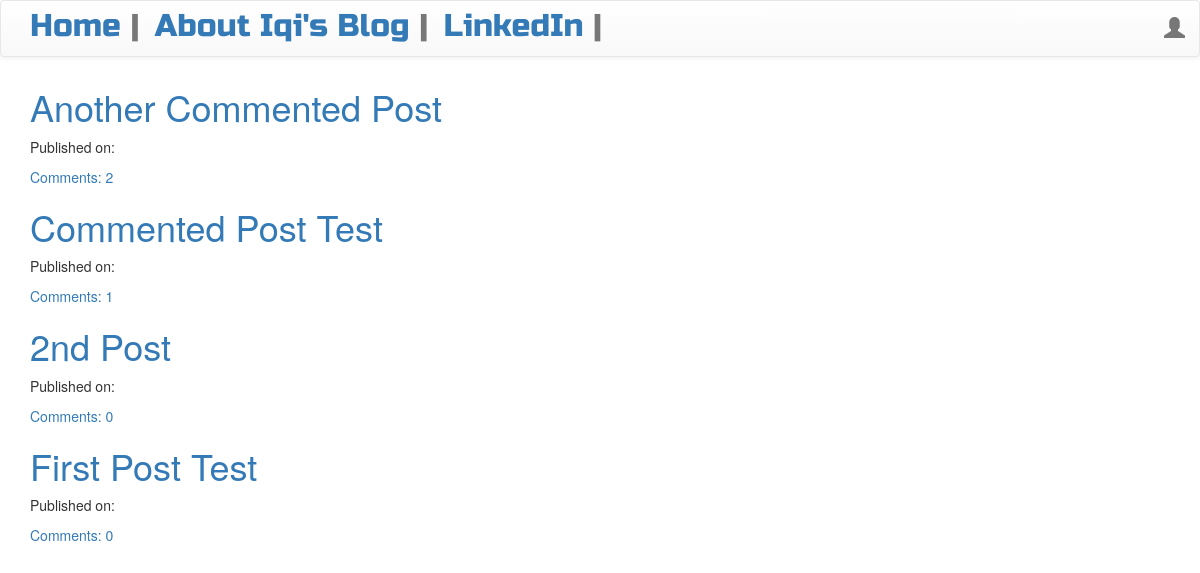
The page / on the database its author committed.
### blog/models.py (models this page shows, shortened)
class Post(models.Model):
    author = models.ForeignKey('auth.User', on_delete=models.CASCADE)
    title = models.CharField(max_length=200)
    text = models.TextField()
    created_date = models.DateTimeField(default=timezone.now())
    published_date = models.DateTimeField(blank=True, null=True)
    def approve_comments(self):
        return self.comments.filter(approved_comment=True)

### blog/views.py (the view)
# urls.py: url(r'^$', views.PostListView.as_view(), name='post_list'),
class PostListView(ListView):
    model = Post
    def get_queryset(self):
        return Post.objects.filter(published_date__lte=timezone.now()).order_by('-published_date')

### blog/templates/blog/post_list.html
{% extends 'blog/base.html' %}
{% block content %}
<div class="centerstage">
    {%for post in post_list%}
    <div class="post">
        <h1><a href="{%url 'post_detail' pk=post.pk%}">{{post.title}}</a></h1>
        <div class="date">
            <p>Published on: {{post.published|date:"D M Y"}}</p>
        </div>
        <a href="{%url 'post_detail' pk=post.pk%}">Comments: {{post.approve_comments.count}}</a>
    </div>
    {%endfor%}
</div>
{% endblock %}

### blog/templates/blog/base.html (shortened to what this page needs)
<!DOCTYPE html>
{% load static %}
<html lang="en">
<head>
    <link rel="stylesheet" href="https://maxcdn.bootstrapcdn.com/bootstrap/3.3.7/css/bootstrap.min.css"
>
    <link rel="stylesheet" href="https://maxcdn.bootstrapcdn.com/bootstrap/3.3.7/css/bootstrap-theme.min.css"
>
    <link rel="stylesheet" href="//cdn.jsdelivr.net/npm/medium-editor@latest/dist/css/medium-editor.min.css"
        type="text/css" media="screen" charset="utf-8">
    <link rel="stylesheet" href="{% static 'css/blog.css' %}">
</head>
<body class='loader'>
    <nav class="navbar navbar-default techfont custom-navbar">
        <div class="container">
            <ul class='nav navbar-nav'>
                <li><span class="navbar-brand bigbrand"><a href="{% url 'post_list' %}">Home</a> | </span></li>
                <li><span class="navbar-brand bigbrand"><a href="{% url 'about' %}">About Iqi's Blog</a> | </span></li>
                <li><span class="navbar-brand bigbrand"><a href="https://www.linkedin.com/in/rayhanshidqi">LinkedIn</a> | </span></li>
            </ul>
            <ul class='nav navbar-nav navbar-right'>
                {% if user.is_authenticated %}
                <li><a href="{% url 'post_new' %}">New Post</a></li>
                <li><a href="{% url 'post_draft_list' %}">Drafts</a></li>
                <li><a href="{% url 'logout' %}">Log Out</a></li>
                <li><a> Welcome: {{user.username}}</a></li>
                    {%else%}
                    <li><a class='nav navbar-nav navbar-right'  href="{%url 'login'%}"><span class="glyphicon glyphicon-user"></span></a></li>
                {% endif %}
            </ul>
        </div>
    </nav>
    <div class="content container">
        <div class="row">
            <div class="col-md-8">
                <div class="blog_posts">
                    {%block content%}
                    {%endblock%}
                </div>
            </div>
        </div>
    </div>
</body>
</html>

### blog/static/css/blog.css (style rules this page uses)
.techfont { font-family: 'Russo One', sans-serif; font-size: 1.5em; margin-bottom: 10px; }
.bigbrand { font-size: 1.5em; }
.centerstage { margin-left: auto; margin-right: auto; }
.loader { filter:hue-rotate(0deg); color:linear-gradient(45deg,#0f8,#08f); animation:hue 10000ms infinite linear; }

### rows shown on the page
Post: title "Another Commented Post", approve_comments.count "2"
Post: title "Commented Post Test", approve_comments.count "1"
Post: title "2nd Post", approve_comments.count "0"
Post: title "First Post Test", approve_comments.count "0"
